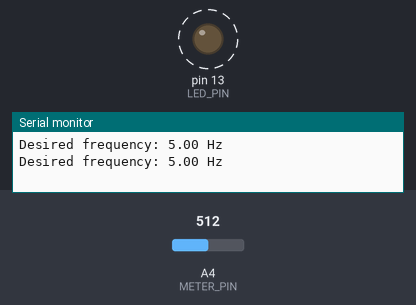
Simulated run of this sketch. Board: Arduino Uno, built with avr-gcc and run on an emulated ATmega328P. Parts: output pins drawn as LEDs (lit = HIGH), the last lines printed to the serial monitor. Dashed ring = blinking. Inputs (shaded band) come from the test bench; at power-on: A4 (METER_PIN) = 512.

Above: at 1.5 s.
1.9 s: A4 (METER_PIN) set to 122
At 2.6 s:
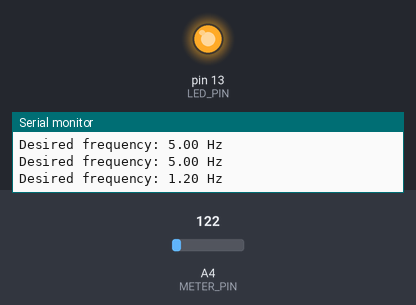
At 3.3 s:
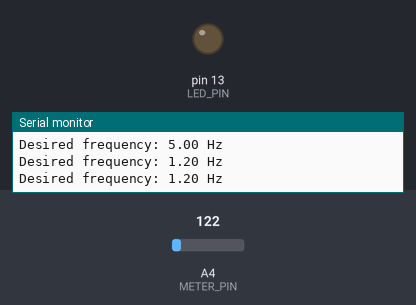
3.5 s: A4 (METER_PIN) set to 306
Timing chart, 0 to 13.0 s (numbered marks = the images above; inputs shaded):
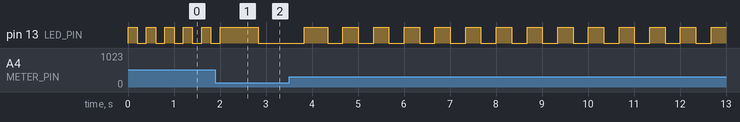

The sketch:

Part3.ino
```cpp
// Name : Prabhjot Singh
// Roll No. : 2210994884

// Define the LED_PIN constant with a value of 13, which corresponds to the on-board LED pin on Arduino Uno
const byte LED_PIN = 13;

// Define the METER_PIN constant with a value of A4, which corresponds to the analog input pin A4 on Arduino Uno
const byte METER_PIN = A4;

// Declare the startTimer function with a double parameter timerFrequency
void startTimer(double timerFrequency);

// Setup function that runs once at the beginning
void setup() {
 // Set the LED_PIN as an output
 pinMode(LED_PIN, OUTPUT);

 // Set the METER_PIN as an input
 pinMode(METER_PIN, INPUT);

 // Initialize the serial communication with a baud rate of 9600
 Serial.begin(9600);
}

// Loop function that runs repeatedly
void loop() {
 // Read the analog value from the potentiometer connected to the METER_PIN
 int sensorValue = analogRead(METER_PIN);

 // Map the sensor value to a desired frequency range (e.g., from 0.1 Hz to 10 Hz)
 double desiredFrequency = map(sensorValue, 0, 1023, 1, 100) / 10.0; // Scale the sensor value to the desired frequency range

 // Output the desired frequency to the Serial Monitor for debugging
 Serial.print("Desired frequency: ");
 Serial.print(desiredFrequency);
 Serial.println(" Hz");

 // Start the timer with the desired frequency
 startTimer(desiredFrequency);

 // Delay for 1 second for stability
 delay(1000);
}

// startTimer function that sets up the Timer1 with the desired frequency
void startTimer(double timerFrequency) {
 // Disable all interrupts to ensure the timer setup is not interrupted
 cli();

 // Calculate the required value for OCR1A based on the desired frequency
 unsigned long ocrValue = (F_CPU / 1024 / timerFrequency) - 1;

 // Ensure the calculated OCR1A value is within the range of 16-bit register (0-65535)
 if (ocrValue < 65536) {
   // Set CTC mode (Clear Timer on Compare Match)
   TCCR1A = 0;
   TCCR1B = 0;
   TCNT1 = 0;  // Initialize counter value to 0

   // Set compare match register for the desired frequency
   OCR1A = ocrValue;

   // Enable compare match interrupt
   TIMSK1 |= (1 << OCIE1A);

   // Set prescaler 1024 and start the timer
   TCCR1B |= (1 << WGM12) | (1 << CS12) | (1 << CS10);
 } else {
   // The desired frequency is too low or too high, cannot set the timer
   Serial.println("Desired frequency is out of range for Timer1");
 }

 // Enable all interrupts after setting up the timer
 sei();
}

// Interrupt Service Routine (ISR) for the Timer1 Compare Match A interrupt
ISR(TIMER1_COMPA_vect) {
 // Toggle the LED state on each interrupt
 digitalWrite(LED_PIN, !digitalRead(LED_PIN));
}
```

Measured:
- by itself, pin 13 (LED_PIN): repeats every 0.67 s: LOW 0.33 s, HIGH 0.33 s
